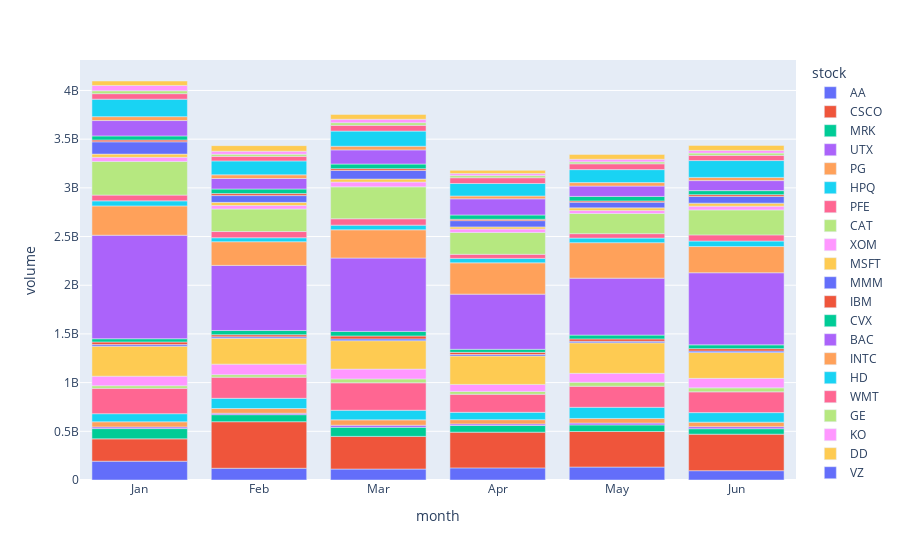

The cell this chart's notebook holds for it:
### Markdown cell above
### Monthly Volume of All Stocks

Now, let's visualize the average monthly volume for all stocks in the dataset. The visulization shows the average monthly volume in each stock. There seems to be similarity in the stocks among the months, but some months have clear difference, like January has a generally higher average volume indicating that more people generally trade their stocks in January.

### Code cell
plot_df = volume_pivot.reset_index().melt(id_vars='stock', var_name='month', value_name='volume')

fig = px.bar(plot_df, x='month', y='volume', color='stock', category_orders={'month': ['Jan', 'Feb', 'Mar', 'Apr', 'May', 'Jun']})
fig.show()

### Figure 1 — Plotly figure (JSON) as saved in the notebook; plotly's stock layout.template omitted (floating-point values rounded to 4 significant figures)
{"data": [{"alignmentgroup": "True", "hovertemplate": "stock=AA<br>month=%{x}<br>volume=%{y}<extra></extra>", "legendgroup": "AA", "marker": {"color": "#636efa", "pattern": {"shape": ""}}, "name": "AA", "offsetgroup": "AA", "orientation": "v", "showlegend": true, "textposition": "auto", "type": "bar", "x": ["Apr", "Feb", "Jan", "Jun", "Mar", "May"], "xaxis": "x", "y": [124300000.0, 120500000.0, 193100000.0, 95710000.0, 112400000.0, 133100000.0], "yaxis": "y"}, {"alignmentgroup": "True", "hovertemplate": "stock=CSCO<br>month=%{x}<br>volume=%{y}<extra></extra>", "legendgroup": "CSCO", "marker": {"color": "#EF553B", "pattern": {"shape": ""}}, "name": "CSCO", "offsetgroup": "CSCO", "orientation": "v", "showlegend": true, "textposition": "auto", "type": "bar", "x": ["Apr", "Feb", "Jan", "Jun", "Mar", "May"], "xaxis": "x", "y": [366948704, 478041725, 229412069, 374800000.0, 335501306, 365149239], "yaxis": "y"}, {"alignmentgroup": "True", "hovertemplate": "stock=MRK<br>month=%{x}<br>volume=%{y}<extra></extra>", "legendgroup": "MRK", "marker": {"color": "#00cc96", "pattern": {"shape": ""}}, "name": "MRK", "offsetgroup": "MRK", "orientation": "v", "showlegend": true, "textposition": "auto", "type": "bar", "x": ["Apr", "Feb", "Jan", "Jun", "Mar", "May"], "xaxis": "x", "y": [68370000.0, 72200000.0, 105500000.0, 56230000.0, 92970000.0, 67440000.0], "yaxis": "y"}, {"alignmentgroup": "True", "hovertemplate": "stock=UTX<br>month=%{x}<br>volume=%{y}<extra></extra>", "legendgroup": "UTX", "marker": {"color": "#ab63fa", "pattern": {"shape": ""}}, "name": "UTX", "offsetgroup": "UTX", "orientation": "v", "showlegend": true, "textposition": "auto", "type": "bar", "x": ["Apr", "Feb", "Jan", "Jun", "Mar", "May"], "xaxis": "x", "y": [16536441, 14950000.0, 17137146, 21030000.0, 21610000.0, 19080000.0], "yaxis": "y"}, {"alignmentgroup": "True", "hovertemplate": "stock=PG<br>month=%{x}<br>volume=%{y}<extra></extra>", "legendgroup": "PG", "marker": {"color": "#FFA15A", "pattern": {"shape": ""}}, "name": "PG", "offsetgroup": "PG", "orientation": "v", "showlegend": true, "textposition": "auto", "type": "bar", "x": ["Apr", "Feb", "Jan", "Jun", "Mar", "May"], "xaxis": "x", "y": [43440000.0, 48260000.0, 52630000.0, 46450000.0, 55050000.0, 47390000.0], "yaxis": "y"}, {"alignmentgroup": "True", "hovertemplate": "stock=HPQ<br>month=%{x}<br>volume=%{y}<extra></extra>", "legendgroup": "HPQ", "marker": {"color": "#19d3f3", "pattern": {"shape": ""}}, "name": "HPQ", "offsetgroup": "HPQ", "orientation": "v", "showlegend": true, "textposition": "auto", "type": "bar", "x": ["Apr", "Feb", "Jan", "Jun", "Mar", "May"], "xaxis": "x", "y": [75330000.0, 104800000.0, 83040000.0, 97683832, 98750000.0, 114445032], "yaxis": "y"}, {"alignmentgroup": "True", "hovertemplate": "stock=PFE<br>month=%{x}<br>volume=%{y}<extra></extra>", "legendgroup": "PFE", "marker": {"color": "#FF6692", "pattern": {"shape": ""}}, "name": "PFE", "offsetgroup": "PFE", "orientation": "v", "showlegend": true, "textposition": "auto", "type": "bar", "x": ["Apr", "Feb", "Jan", "Jun", "Mar", "May"], "xaxis": "x", "y": [185600000.0, 217500000.0, 260500000.0, 213500000.0, 281700000.0, 216400000.0], "yaxis": "y"}, {"alignmentgroup": "True", "hovertemplate": "stock=CAT<br>month=%{x}<br>volume=%{y}<extra></extra>", "legendgroup": "CAT", "marker": {"color": "#B6E880", "pattern": {"shape": ""}}, "name": "CAT", "offsetgroup": "CAT", "orientation": "v", "showlegend": true, "textposition": "auto", "type": "bar", "x": ["Apr", "Feb", "Jan", "Jun", "Mar", "May"], "xaxis": "x", "y": [29210000.0, 25820073, 26860000.0, 40910000.0, 40120000.0, 40590000.0], "yaxis": "y"}, {"alignmentgroup": "True", "hovertemplate": "stock=XOM<br>month=%{x}<br>volume=%{y}<extra></extra>", "legendgroup": "XOM", "marker": {"color": "#FF97FF", "pattern": {"shape": ""}}, "name": "XOM", "offsetgroup": "XOM", "orientation": "v", "showlegend": true, "textposition": "auto", "type": "bar", "x": ["Apr", "Feb", "Jan", "Jun", "Mar", "May"], "xaxis": "x", "y": [71830000.0, 107705273, 97860000.0, 97550000.0, 100500000.0, 92120000.0], "yaxis": "y"}, {"alignmentgroup": "True", "hovertemplate": "stock=MSFT<br>month=%{x}<br>volume=%{y}<extra></extra>", "legendgroup": "MSFT", "marker": {"color": "#FECB52", "pattern": {"shape": ""}}, "name": "MSFT", "offsetgroup": "MSFT", "orientation": "v", "showlegend": true, "textposition": "auto", "type": "bar", "x": ["Apr", "Feb", "Jan", "Jun", "Mar", "May"], "xaxis": "x", "y": [292400000.0, 264800000.0, 308400000.0, 266600000.0, 291800000.0, 313400000.0], "yaxis": "y"}, {"alignmentgroup": "True", "hovertemplate": "stock=MMM<br>month=%{x}<br>volume=%{y}<extra></extra>", "legendgroup": "MMM", "marker": {"color": "#636efa", "pattern": {"shape": ""}}, "name": "MMM", "offsetgroup": "MMM", "orientation": "v", "showlegend": true, "textposition": "auto", "type": "bar", "x": ["Apr", "Feb", "Jan", "Jun", "Mar", "May"], "xaxis": "x", "y": [14680000.0, 15490000.0, 16140000.0, 14480000.0, 18550000.0, 15250000.0], "yaxis": "y"}, {"alignmentgroup": "True", "hovertemplate": "stock=IBM<br>month=%{x}<br>volume=%{y}<extra></extra>", "legendgroup": "IBM", "marker": {"color": "#EF553B", "pattern": {"shape": ""}}, "name": "IBM", "offsetgroup": "IBM", "orientation": "v", "showlegend": true, "textposition": "auto", "type": "bar", "x": ["Apr", "Feb", "Jan", "Jun", "Mar", "May"], "xaxis": "x", "y": [21870000.0, 21820085, 26780000.0, 24090000.0, 29969637, 24620000.0], "yaxis": "y"}, {"alignmentgroup": "True", "hovertemplate": "stock=CVX<br>month=%{x}<br>volume=%{y}<extra></extra>", "legendgroup": "CVX", "marker": {"color": "#00cc96", "pattern": {"shape": ""}}, "name": "CVX", "offsetgroup": "CVX", "orientation": "v", "showlegend": true, "textposition": "auto", "type": "bar", "x": ["Apr", "Feb", "Jan", "Jun", "Mar", "May"], "xaxis": "x", "y": [31460000.0, 43390000.0, 33470000.0, 38819761, 46920000.0, 39210000.0], "yaxis": "y"}, {"alignmentgroup": "True", "hovertemplate": "stock=BAC<br>month=%{x}<br>volume=%{y}<extra></extra>", "legendgroup": "BAC", "marker": {"color": "#ab63fa", "pattern": {"shape": ""}}, "name": "BAC", "offsetgroup": "BAC", "orientation": "v", "showlegend": true, "textposition": "auto", "type": "bar", "x": ["Apr", "Feb", "Jan", "Jun", "Mar", "May"], "xaxis": "x", "y": [566500000.0, 668600000.0, 1063000000.0, 740555162, 753700000.0, 584800000.0], "yaxis": "y"}, {"alignmentgroup": "True", "hovertemplate": "stock=INTC<br>month=%{x}<br>volume=%{y}<extra></extra>", "legendgroup": "INTC", "marker": {"color": "#FFA15A", "pattern": {"shape": ""}}, "name": "INTC", "offsetgroup": "INTC", "orientation": "v", "showlegend": true, "textposition": "auto", "type": "bar", "x": ["Apr", "Feb", "Jan", "Jun", "Mar", "May"], "xaxis": "x", "y": [321616595, 243000000.0, 301100000.0, 269000690, 289600000.0, 364200000.0], "yaxis": "y"}, {"alignmentgroup": "True", "hovertemplate": "stock=HD<br>month=%{x}<br>volume=%{y}<extra></extra>", "legendgroup": "HD", "marker": {"color": "#19d3f3", "pattern": {"shape": ""}}, "name": "HD", "offsetgroup": "HD", "orientation": "v", "showlegend": true, "textposition": "auto", "type": "bar", "x": ["Apr", "Feb", "Jan", "Jun", "Mar", "May"], "xaxis": "x", "y": [45620000.0, 40840000.0, 51790000.0, 56657030, 48000000.0, 46970987], "yaxis": "y"}, {"alignmentgroup": "True", "hovertemplate": "stock=WMT<br>month=%{x}<br>volume=%{y}<extra></extra>", "legendgroup": "WMT", "marker": {"color": "#FF6692", "pattern": {"shape": ""}}, "name": "WMT", "offsetgroup": "WMT", "orientation": "v", "showlegend": true, "textposition": "auto", "type": "bar", "x": ["Apr", "Feb", "Jan", "Jun", "Mar", "May"], "xaxis": "x", "y": [41760000.0, 63680000.0, 58929170, 62880000.0, 65180000.0, 45390000.0], "yaxis": "y"}, {"alignmentgroup": "True", "hovertemplate": "stock=GE<br>month=%{x}<br>volume=%{y}<extra></extra>", "legendgroup": "GE", "marker": {"color": "#B6E880", "pattern": {"shape": ""}}, "name": "GE", "offsetgroup": "GE", "orientation": "v", "showlegend": true, "textposition": "auto", "type": "bar", "x": ["Apr", "Feb", "Jan", "Jun", "Mar", "May"], "xaxis": "x", "y": [224400000.0, 231500000.0, 345600000.0, 256600000.0, 328300000.0, 207100000.0], "yaxis": "y"}, {"alignmentgroup": "True", "hovertemplate": "stock=KO<br>month=%{x}<br>volume=%{y}<extra></extra>", "legendgroup": "KO", "marker": {"color": "#FF97FF", "pattern": {"shape": ""}}, "name": "KO", "offsetgroup": "KO", "orientation": "v", "showlegend": true, "textposition": "auto", "type": "bar", "x": ["Apr", "Feb", "Jan", "Jun", "Mar", "May"], "xaxis": "x", "y": [35260000.0, 35850000.0, 42310551, 38650000.0, 48910000.0, 31175207], "yaxis": "y"}, {"alignmentgroup": "True", "hovertemplate": "stock=DD<br>month=%{x}<br>volume=%{y}<extra></extra>", "legendgroup": "DD", "marker": {"color": "#FECB52", "pattern": {"shape": ""}}, "name": "DD", "offsetgroup": "DD", "orientation": "v", "showlegend": true, "textposition": "auto", "type": "bar", "x": ["Apr", "Feb", "Jan", "Jun", "Mar", "May"], "xaxis": "x", "y": [21990000.0, 32280000.0, 33311602, 31050000.0, 31070000.0, 26770000.0], "yaxis": "y"}, {"alignmentgroup": "True", "hovertemplate": "stock=VZ<br>month=%{x}<br>volume=%{y}<extra></extra>", "legendgroup": "VZ", "marker": {"color": "#636efa", "pattern": {"shape": ""}}, "name": "VZ", "offsetgroup": "VZ", "orientation": "v", "showlegend": true, "textposition": "auto", "type": "bar", "x": ["Apr", "Feb", "Jan", "Jun", "Mar", "May"], "xaxis": "x", "y": [64120000.0, 69480000.0, 126243089, 68560000.0, 87510000.0, 57970000.0], "yaxis": "y"}, {"alignmentgroup": "True", "hovertemplate": "stock=TRV<br>month=%{x}<br>volume=%{y}<extra></extra>", "legendgroup": "TRV", "marker": {"color": "#EF553B", "pattern": {"shape": ""}}, "name": "TRV", "offsetgroup": "TRV", "orientation": "v", "showlegend": true, "textposition": "auto", "type": "bar", "x": ["Apr", "Feb", "Jan", "Jun", "Mar", "May"], "xaxis": "x", "y": [14110000.0, 20497764, 18760000.0, 18310000.0, 18805993, 13220000.0], "yaxis": "y"}, {"alignmentgroup": "True", "hovertemplate": "stock=KRFT<br>month=%{x}<br>volume=%{y}<extra></extra>", "legendgroup": "KRFT", "marker": {"color": "#00cc96", "pattern": {"shape": ""}}, "name": "KRFT", "offsetgroup": "KRFT", "orientation": "v", "showlegend": true, "textposition": "auto", "type": "bar", "x": ["Apr", "Feb", "Jan", "Jun", "Mar", "May"], "xaxis": "x", "y": [44110000.0, 47330000.0, 41700000.0, 41720000.0, 47670000.0, 46560000.0], "yaxis": "y"}, {"alignmentgroup": "True", "hovertemplate": "stock=T<br>month=%{x}<br>volume=%{y}<extra></extra>", "legendgroup": "T", "marker": {"color": "#ab63fa", "pattern": {"shape": ""}}, "name": "T", "offsetgroup": "T", "orientation": "v", "showlegend": true, "textposition": "auto", "type": "bar", "x": ["Apr", "Feb", "Jan", "Jun", "Mar", "May"], "xaxis": "x", "y": [165894966, 107600000.0, 157624785, 102700000.0, 145200000.0, 106200000.0], "yaxis": "y"}, {"alignmentgroup": "True", "hovertemplate": "stock=AXP<br>month=%{x}<br>volume=%{y}<extra></extra>", "legendgroup": "AXP", "marker": {"color": "#FFA15A", "pattern": {"shape": ""}}, "name": "AXP", "offsetgroup": "AXP", "orientation": "v", "showlegend": true, "textposition": "auto", "type": "bar", "x": ["Apr", "Feb", "Jan", "Jun", "Mar", "May"], "xaxis": "x", "y": [28870000.0, 37870000.0, 40320000.0, 32906962, 37288581, 35590000.0], "yaxis": "y"}, {"alignmentgroup": "True", "hovertemplate": "stock=JPM<br>month=%{x}<br>volume=%{y}<extra></extra>", "legendgroup": "JPM", "marker": {"color": "#19d3f3", "pattern": {"shape": ""}}, "name": "JPM", "offsetgroup": "JPM", "orientation": "v", "showlegend": true, "textposition": "auto", "type": "bar", "x": ["Apr", "Feb", "Jan", "Jun", "Mar", "May"], "xaxis": "x", "y": [128250157, 142800000.0, 179300000.0, 172775778, 155959794, 133300000.0], "yaxis": "y"}, {"alignmentgroup": "True", "hovertemplate": "stock=JNJ<br>month=%{x}<br>volume=%{y}<extra></extra>", "legendgroup": "JNJ", "marker": {"color": "#FF6692", "pattern": {"shape": ""}}, "name": "JNJ", "offsetgroup": "JNJ", "orientation": "v", "showlegend": true, "textposition": "auto", "type": "bar", "x": ["Apr", "Feb", "Jan", "Jun", "Mar", "May"], "xaxis": "x", "y": [59487258, 46650000.0, 56740000.0, 53600000.0, 59160000.0, 59533116], "yaxis": "y"}, {"alignmentgroup": "True", "hovertemplate": "stock=BA<br>month=%{x}<br>volume=%{y}<extra></extra>", "legendgroup": "BA", "marker": {"color": "#B6E880", "pattern": {"shape": ""}}, "name": "BA", "offsetgroup": "BA", "orientation": "v", "showlegend": true, "textposition": "auto", "type": "bar", "x": ["Apr", "Feb", "Jan", "Jun", "Mar", "May"], "xaxis": "x", "y": [21750000.0, 21710000.0, 29900000.0, 23110000.0, 26813374, 19910009], "yaxis": "y"}, {"alignmentgroup": "True", "hovertemplate": "stock=MCD<br>month=%{x}<br>volume=%{y}<extra></extra>", "legendgroup": "MCD", "marker": {"color": "#FF97FF", "pattern": {"shape": ""}}, "name": "MCD", "offsetgroup": "MCD", "orientation": "v", "showlegend": true, "textposition": "auto", "type": "bar", "x": ["Apr", "Feb", "Jan", "Jun", "Mar", "May"], "xaxis": "x", "y": [20530000.0, 31370000.0, 54270000.0, 27620000.0, 35158393, 26870000.0], "yaxis": "y"}, {"alignmentgroup": "True", "hovertemplate": "stock=DIS<br>month=%{x}<br>volume=%{y}<extra></extra>", "legendgroup": "DIS", "marker": {"color": "#FECB52", "pattern": {"shape": ""}}, "name": "DIS", "offsetgroup": "DIS", "orientation": "v", "showlegend": true, "textposition": "auto", "type": "bar", "x": ["Apr", "Feb", "Jan", "Jun", "Mar", "May"], "xaxis": "x", "y": [33688065, 57080000.0, 45794927, 51550000.0, 50020000.0, 49966297], "yaxis": "y"}], "layout": {"barmode": "relative", "legend": {"title": {"text": "stock"}, "tracegroupgap": 0}, "margin": {"t": 60}, "xaxis": {"anchor": "y", "categoryarray": ["Jan", "Feb", "Mar", "Apr", "May", "Jun"], "categoryorder": "array", "domain": [0, 1], "title": {"text": "month"}}, "yaxis": {"anchor": "x", "domain": [0, 1], "title": {"text": "volume"}}}}
